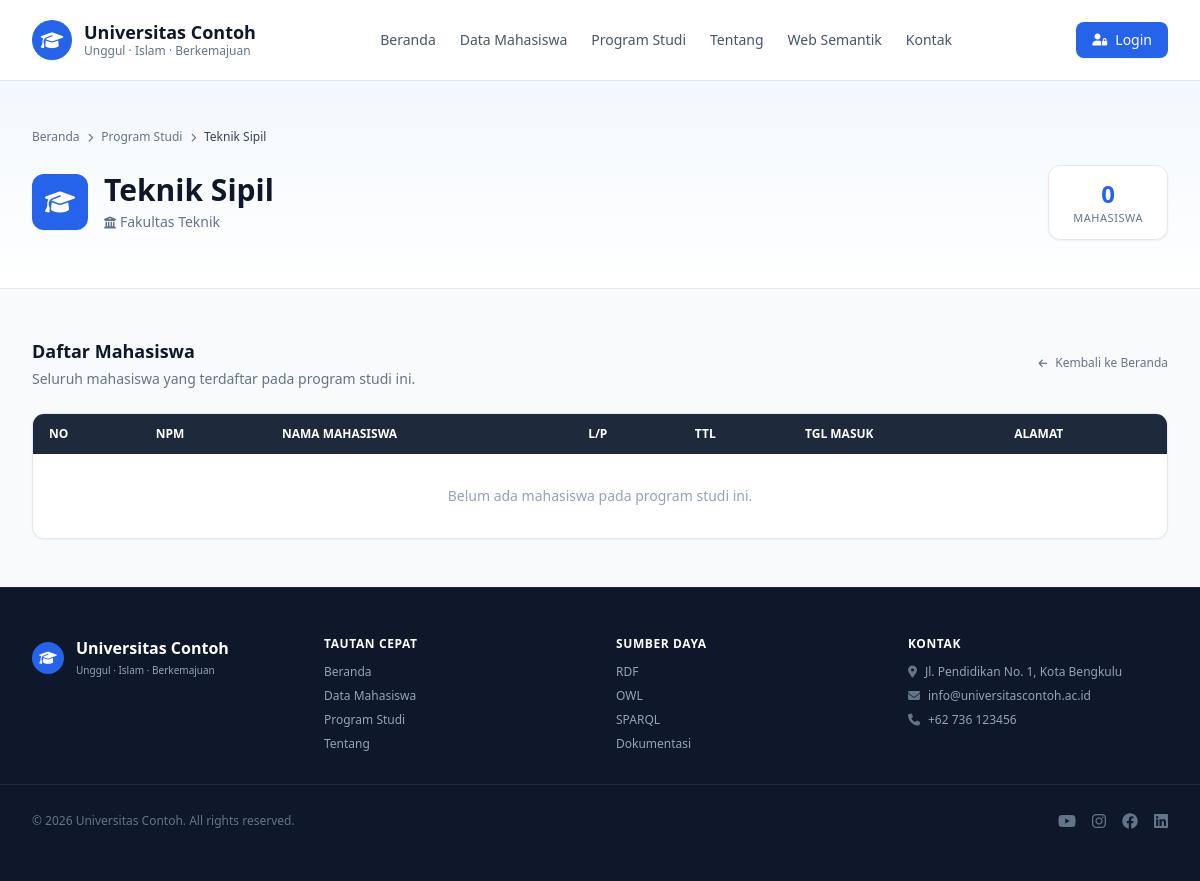
Page /program-studi/2 on the committed database.
### tables this page shows
CREATE TABLE `program_studi` (
  `id_program_studi`   INT UNSIGNED NOT NULL AUTO_INCREMENT,
  `nama_program_studi` VARCHAR(100) NOT NULL,
  `id_fakultas`        INT UNSIGNED NOT NULL,
  `created_at`         TIMESTAMP NOT NULL DEFAULT CURRENT_TIMESTAMP,
  `updated_at`         TIMESTAMP NOT NULL DEFAULT CURRENT_TIMESTAMP ON UPDATE CURRENT_TIMESTAMP,
  PRIMARY KEY (`id_program_studi`),
  UNIQUE KEY `uq_prodi_nama` (`nama_program_studi`),
  KEY `idx_prodi_fakultas` (`id_fakultas`),
  CONSTRAINT `fk_prodi_fakultas`
    FOREIGN KEY (`id_fakultas`) REFERENCES `fakultas` (`id_fakultas`)
    ON UPDATE CASCADE
    ON DELETE RESTRICT
);

CREATE TABLE `fakultas` (
  `id_fakultas`   INT UNSIGNED NOT NULL AUTO_INCREMENT,
  `nama_fakultas` VARCHAR(100) NOT NULL,
  `created_at`    TIMESTAMP NOT NULL DEFAULT CURRENT_TIMESTAMP,
  `updated_at`    TIMESTAMP NOT NULL DEFAULT CURRENT_TIMESTAMP ON UPDATE CURRENT_TIMESTAMP,
  PRIMARY KEY (`id_fakultas`),
  UNIQUE KEY `uq_fakultas_nama` (`nama_fakultas`)
);

### app/Core/Controller.php (called while the page is built, shortened)
<?php
abstract class Controller
{
    protected function view(string $view, array $data = []): void
    {
        View::render($view, $data);
    }
}

### app/Controllers/ProgramStudiController.php (called while the page is built, shortened)
<?php
final class ProgramStudiController extends Controller
{
    public function show(string $id): void
    {
        $programStudi = (new ProgramStudi())->find((int) $id);
        $this->view('prodi/show', [
            'pageTitle'     => (string) $programStudi['nama_program_studi'],
            'programStudi'  => $programStudi,
            'mahasiswaList' => (new Mahasiswa())->byProgramStudi((int) $id),
        ]);
    }
}

### public/index.php (called while the page is built, shortened)
<?php
require BASE_PATH . '/app/Helpers/functions.php';
spl_autoload_register(static function (string $class): void {
    $prefix = 'App\\';
    $relative = str_replace('\\', '/', substr($class, strlen($prefix)));
    $file     = BASE_PATH . '/app/' . $relative . '.php';
});
$config = ['debug' => false];
try {
    $appConfig = require BASE_PATH . '/config/app.php';
    $config    = $appConfig;
    Database::configure(require BASE_PATH . '/config/database.php');
    $router = new Router();
    $router->dispatch($_SERVER['REQUEST_METHOD'] ?? 'GET', $_SERVER['REQUEST_URI'] ?? '/');
} catch (Throwable $e) {
    log_message('ERROR', sprintf('%s: %s in %s:%d', get_class($e), $e->getMessage(), $e->getFile(), $e->getLine()));
    http_response_code(500);
    if (!empty($config['debug'])) {
        echo '<pre>' . esc($e->getMessage()) . "\n" . esc($e->getTraceAsString()) . '</pre>';
    } else {
        try {
            View::render('errors/500');
        } catch (Throwable $renderError) {
            log_message('ERROR', 'Gagal render halaman error: ' . $renderError->getMessage());
            echo 'Terjadi kesalahan pada server.';
        }
    }
}

### app/Core/Database.php (called while the page is built, shortened)
<?php
final class Database
{
    private static ?PDO $connection = null;
    private static array $config = [];
    public static function configure(array $config): void
    {
        self::$config = $config;
    }
    public static function connection(): PDO
    {
        if (self::$connection instanceof PDO) {
            return self::$connection;
        }
        $dsn = sprintf(
            '%s:host=%s;port=%d;dbname=%s;charset=%s',
            self::$config['driver'],
            self::$config['host'],
            self::$config['port'],
            self::$config['database'],
            self::$config['charset'],
        );
        try {
            self::$connection = new PDO(
                $dsn,
                (string) self::$config['username'],
                (string) self::$config['password'],
                [
                    PDO::ATTR_ERRMODE            => PDO::ERRMODE_EXCEPTION,
                    PDO::ATTR_DEFAULT_FETCH_MODE => PDO::FETCH_ASSOC,
                    PDO::ATTR_EMULATE_PREPARES   => false,
                ],
            );
        } catch (PDOException $e) {
            throw new RuntimeException('Koneksi database gagal.', 0, $e);
        }
        return self::$connection;
    }
    public static function run(string $sql, array $params = []): \PDOStatement
    {
        $statement = self::connection()->prepare($sql);
        foreach (array_values($params) as $index => $value) {
            $statement->bindValue($index + 1, $value, self::paramType($value));
        }
        $statement->execute();
        return $statement;
    }
    private static function paramType($value): int
    {
        if (is_int($value)) {
            return PDO::PARAM_INT;
        }
        return PDO::PARAM_STR;
    }
    public static function selectOne(string $sql, array $params = []): ?array
    {
        $row = self::run($sql, $params)->fetch();
        return $row === false ? null : $row;
    }
}

### app/Models/ProgramStudi.php (called while the page is built, shortened)
<?php
final class ProgramStudi extends Model
{
    public function find(int $id): ?array
    {
        return Database::selectOne(
            'SELECT p.id_program_studi, p.nama_program_studi, f.nama_fakultas, COUNT(m.npm) AS jumlah_mhs
             FROM program_studi p
             JOIN fakultas f ON p.id_fakultas = f.id_fakultas
             LEFT JOIN mahasiswa m ON p.id_program_studi = m.id_program_studi
             WHERE p.id_program_studi = ?
             GROUP BY p.id_program_studi, p.nama_program_studi, f.nama_fakultas',
            [$id],
        );
    }
}

### app/Helpers/functions.php (called while the page is built, shortened)
<?php
function esc($value): string
{
    return htmlspecialchars((string) $value, ENT_QUOTES | ENT_SUBSTITUTE, 'UTF-8');
}

### app/Views/prodi/show.php (the view, shortened to what this page needs)
<?php require __DIR__ . '/../partials/public-navbar.php'; ?>
<section class="bg-gradient-to-b from-blue-50/60 to-white py-12 border-b border-slate-200">
    <div class="max-w-7xl mx-auto px-4 sm:px-6 lg:px-8">
        <nav class="text-xs text-slate-500 mb-5 flex items-center space-x-2">
            <a href="/" class="hover:text-blue-600 transition">Beranda</a>
            <i class="fa-solid fa-chevron-right text-[9px]"></i>
            <a href="/#program-studi" class="hover:text-blue-600 transition">Program Studi</a>
            <i class="fa-solid fa-chevron-right text-[9px]"></i>
            <span class="text-slate-700 font-medium"><?= esc($programStudi['nama_program_studi']); ?></span>
        </nav>
        <div class="flex flex-col sm:flex-row sm:items-center sm:justify-between gap-5">
            <div class="flex items-center space-x-4">
                <div class="w-14 h-14 rounded-xl bg-blue-600 text-white flex items-center justify-center text-2xl shadow-sm">
                    <i class="fa-solid fa-graduation-cap"></i>
                </div>
                <div>
                    <h2 class="text-2xl md:text-3xl font-extrabold text-slate-900 leading-tight">
                        <?= esc($programStudi['nama_program_studi']); ?>
                    </h2>
                    <p class="text-sm text-slate-500 mt-1">
                        <i class="fa-solid fa-building-columns text-xs mr-1"></i>Fakultas <?= esc($programStudi['nama_fakultas']); ?>
                    </p>
                </div>
            </div>
            <div class="bg-white border border-slate-200 rounded-xl px-6 py-3 shadow-sm text-center">
                <p class="text-2xl font-extrabold text-blue-600"><?= number_format((int) $programStudi['jumlah_mhs']); ?></p>
                <p class="text-[11px] font-medium text-slate-500 uppercase tracking-wider">Mahasiswa</p>
            </div>
        </div>
    </div>
</section>
<section class="py-12">
    <div class="max-w-7xl mx-auto px-4 sm:px-6 lg:px-8">
        <div class="mb-6 flex items-center justify-between">
            <div>
                <h3 class="text-lg font-bold text-slate-900">Daftar Mahasiswa</h3>
                <p class="text-slate-500 text-sm mt-1">Seluruh mahasiswa yang terdaftar pada program studi ini.</p>
            </div>
            <a href="/" class="hidden sm:inline-flex items-center space-x-2 text-xs font-medium text-slate-500 hover:text-blue-600 transition">
                <i class="fa-solid fa-arrow-left text-[10px]"></i>
                <span>Kembali ke Beranda</span>
            </a>
        </div>
        <div class="overflow-x-auto bg-white rounded-xl border border-slate-200 shadow-sm">
            <table class="w-full text-left text-sm text-slate-600">
                <thead class="bg-slate-800 text-white text-xs uppercase font-semibold">
                    <tr>
                        <th class="px-4 py-3">No</th>
                        <th class="px-4 py-3">NPM</th>
                        <th class="px-4 py-3">Nama Mahasiswa</th>
                        <th class="px-4 py-3">L/P</th>
                        <th class="px-4 py-3">TTL</th>
                        <th class="px-4 py-3">Tgl Masuk</th>
                        <th class="px-4 py-3">Alamat</th>
                    </tr>
                </thead>
                <tbody class="divide-y divide-slate-100">
                    <?php if ($mahasiswaList === []): ?>
                        <tr>
                            <td colspan="7" class="px-4 py-8 text-center text-slate-400">Belum ada mahasiswa pada program studi ini.</td>
                        </tr>
                    <?php endif; ?>
                </tbody>
            </table>
        </div>
    </div>
</section>
<?php require __DIR__ . '/../partials/public-footer.php'; ?>

### app/Core/Router.php (shortened to what this page needs)
<?php
final class Router
{
    private array $routes = [];
    private function add(string $method, string $path, array $handler): void
    {
        $this->routes[$method][$path] = [
            'handler' => $handler,
            'pattern' => $this->toPattern($path),
        ];
    }
    private function toPattern(string $path): string
    {
        $pattern = preg_replace('#\{[a-zA-Z_]+}#', '([^/]+)', $path);
        return '#^' . rtrim((string) $pattern, '/') . '/?$#';
    }
    public function dispatch(string $method, string $uri): void
    {
        $path = parse_url($uri, PHP_URL_PATH) ?: '/';
        $path = '/' . trim($path, '/');
        $path = $path === '/' ? '/' : rtrim($path, '/');
        foreach ($this->routes[$method] ?? [] as $route) {
            if (preg_match($route['pattern'], $path, $matches) !== 1) {
                continue;
            }
            array_shift($matches);
            [$class, $action] = $route['handler'];
            (new $class())->{$action}(...$matches);
            return;
        }
    }
}

### rows in the picture
program_studi: nama_program_studi "Teknik Sipil", id_fakultas.nama_fakultas "Teknik"

### other values in the picture
$programStudi['jumlah_mhs'] "0"
